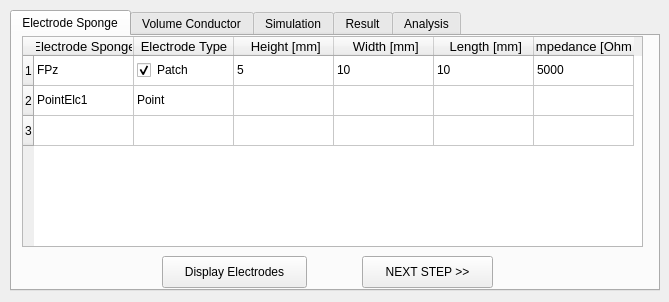
<?xml version="1.0" encoding="UTF-8"?>
<ui version="4.0">
 <class>tDCSSimulatorDialog</class>
 <widget class="QWidget" name="tDCSSimulatorDialog">
  <property name="geometry">
   <rect>
    <x>0</x>
    <y>0</y>
    <width>669</width>
    <height>302</height>
   </rect>
  </property>
  <property name="windowTitle">
   <string>tDCSSimulatorDialog</string>
  </property>
  <widget class="QTabWidget" name="tabWidget">
   <property name="geometry">
    <rect>
     <x>10</x>
     <y>10</y>
     <width>650</width>
     <height>281</height>
    </rect>
   </property>
   <property name="currentIndex">
    <number>0</number>
   </property>
   <widget class="QWidget" name="Electrode Sponge">
    <attribute name="title">
     <string>Electrode Sponge</string>
    </attribute>
    <widget class="QTableWidget" name="tableWidget">
     <property name="geometry">
      <rect>
       <x>10</x>
       <y>0</y>
       <width>621</width>
       <height>211</height>
      </rect>
     </property>
     <property name="rowCount">
      <number>3</number>
     </property>
     <property name="columnCount">
      <number>6</number>
     </property>
     <row/>
     <row/>
     <row/>
     <column>
      <property name="text">
       <string>Electrode Sponge</string>
      </property>
      <property name="font">
       <font>
        <pointsize>10</pointsize>
       </font>
      </property>
     </column>
     <column>
      <property name="text">
       <string>Electrode Type</string>
      </property>
      <property name="font">
       <font>
        <pointsize>10</pointsize>
       </font>
      </property>
     </column>
     <column>
      <property name="text">
       <string> Height [mm]</string>
      </property>
      <property name="font">
       <font>
        <pointsize>10</pointsize>
       </font>
      </property>
     </column>
     <column>
      <property name="text">
       <string> Width [mm]</string>
      </property>
      <property name="font">
       <font>
        <pointsize>10</pointsize>
       </font>
      </property>
     </column>
     <column>
      <property name="text">
       <string> Length [mm]</string>
      </property>
      <property name="font">
       <font>
        <pointsize>10</pointsize>
       </font>
      </property>
     </column>
     <column>
      <property name="text">
       <string>Impedance [Ohm]</string>
      </property>
      <property name="font">
       <font>
        <pointsize>10</pointsize>
       </font>
      </property>
     </column>
     <item row="0" column="0">
      <property name="text">
       <string>FPz</string>
      </property>
     </item>
     <item row="0" column="1">
      <property name="text">
       <string>Patch</string>
      </property>
      <property name="checkState">
       <enum>Checked</enum>
      </property>
      <property name="flags">
       <set>ItemIsSelectable|ItemIsEditable|ItemIsUserCheckable|ItemIsEnabled</set>
      </property>
     </item>
     <item row="0" column="2">
      <property name="text">
       <string>5</string>
      </property>
     </item>
     <item row="0" column="3">
      <property name="text">
       <string>10</string>
      </property>
     </item>
     <item row="0" column="4">
      <property name="text">
       <string>10</string>
      </property>
     </item>
     <item row="0" column="5">
      <property name="text">
       <string>5000</string>
      </property>
     </item>
     <item row="1" column="0">
      <property name="text">
       <string>PointElc1</string>
      </property>
     </item>
     <item row="1" column="1">
      <property name="text">
       <string>Point</string>
      </property>
      <property name="checkState">
       <enum>Unchecked</enum>
      </property>
     </item>
    </widget>
    <widget class="QPushButton" name="ShowElectrodes">
     <property name="geometry">
      <rect>
       <x>150</x>
       <y>220</y>
       <width>145</width>
       <height>32</height>
      </rect>
     </property>
     <property name="text">
      <string> Display Electrodes </string>
     </property>
    </widget>
    <widget class="QPushButton" name="pushButton">
     <property name="geometry">
      <rect>
       <x>350</x>
       <y>220</y>
       <width>131</width>
       <height>32</height>
      </rect>
     </property>
     <property name="text">
      <string>NEXT STEP &gt;&gt;</string>
     </property>
    </widget>
   </widget>
   <widget class="QWidget" name="VolumeConductor">
    <attribute name="title">
     <string>Volume Conductor</string>
    </attribute>
    <widget class="QPushButton" name="pushButton_2">
     <property name="geometry">
      <rect>
       <x>260</x>
       <y>220</y>
       <width>131</width>
       <height>32</height>
      </rect>
     </property>
     <property name="text">
      <string>NEXT STEP &gt;&gt;</string>
     </property>
    </widget>
    <widget class="QWidget" name="verticalLayoutWidget">
     <property name="geometry">
      <rect>
       <x>10</x>
       <y>0</y>
       <width>241</width>
       <height>161</height>
      </rect>
     </property>
     <layout class="QVBoxLayout" name="verticalLayout">
      <item>
       <widget class="QGroupBox" name="groupBox">
        <property name="title">
         <string>Isotropic Conductivities [S/m]</string>
        </property>
        <widget class="QTableWidget" name="tableWidget_2">
         <property name="geometry">
          <rect>
           <x>10</x>
           <y>30</y>
           <width>221</width>
           <height>121</height>
          </rect>
         </property>
         <row>
          <property name="text">
           <string>Skin</string>
          </property>
         </row>
         <row>
          <property name="text">
           <string>CSF</string>
          </property>
         </row>
         <row>
          <property name="text">
           <string>Eye</string>
          </property>
         </row>
         <row>
          <property name="text">
           <string>Air</string>
          </property>
         </row>
         <row>
          <property name="text">
           <string>Sponge</string>
          </property>
         </row>
         <column>
          <property name="text">
           <string>Isotropic conductivity [S/m]</string>
          </property>
         </column>
         <item row="0" column="0">
          <property name="text">
           <string>0.33</string>
          </property>
         </item>
         <item row="1" column="0">
          <property name="text">
           <string>1.79</string>
          </property>
         </item>
         <item row="2" column="0">
          <property name="text">
           <string>1.4</string>
          </property>
         </item>
         <item row="3" column="0">
          <property name="text">
           <string>1e-15</string>
          </property>
         </item>
         <item row="4" column="0">
          <property name="text">
           <string>1.4</string>
          </property>
         </item>
        </widget>
       </widget>
      </item>
     </layout>
    </widget>
    <widget class="QWidget" name="verticalLayoutWidget_2">
     <property name="geometry">
      <rect>
       <x>260</x>
       <y>0</y>
       <width>371</width>
       <height>161</height>
      </rect>
     </property>
     <layout class="QVBoxLayout" name="verticalLayout_2">
      <item>
       <widget class="QGroupBox" name="groupBox_2">
        <property name="title">
         <string>Anisotropic (inhomogeneous) conductivities [S/m]</string>
        </property>
        <widget class="QTableWidget" name="tableWidget_3">
         <property name="geometry">
          <rect>
           <x>10</x>
           <y>30</y>
           <width>351</width>
           <height>121</height>
          </rect>
         </property>
         <row>
          <property name="text">
           <string>Skull</string>
          </property>
         </row>
         <row>
          <property name="text">
           <string>Gray matter</string>
          </property>
         </row>
         <row>
          <property name="text">
           <string>White matter</string>
          </property>
         </row>
         <column>
          <property name="text">
           <string>Inhomo. dist.</string>
          </property>
         </column>
         <column>
          <property name="text">
           <string>Radial cond.</string>
          </property>
         </column>
         <column>
          <property name="text">
           <string>Tangential cond.</string>
          </property>
         </column>
         <item row="0" column="0">
          <property name="text">
           <string/>
          </property>
          <property name="checkState">
           <enum>Checked</enum>
          </property>
         </item>
         <item row="1" column="0">
          <property name="text">
           <string/>
          </property>
          <property name="checkState">
           <enum>Checked</enum>
          </property>
          <property name="flags">
           <set>ItemIsSelectable|ItemIsDragEnabled|ItemIsUserCheckable|ItemIsEnabled</set>
          </property>
         </item>
         <item row="2" column="0">
          <property name="text">
           <string/>
          </property>
          <property name="checkState">
           <enum>Checked</enum>
          </property>
         </item>
        </widget>
       </widget>
      </item>
     </layout>
    </widget>
   </widget>
   <widget class="QWidget" name="Simulation">
    <property name="whatsThis">
     <string>Simulation</string>
    </property>
    <property name="accessibleName">
     <string/>
    </property>
    <attribute name="title">
     <string>Simulation</string>
    </attribute>
    <widget class="QPushButton" name="pushButton_3">
     <property name="geometry">
      <rect>
       <x>270</x>
       <y>220</y>
       <width>131</width>
       <height>32</height>
      </rect>
     </property>
     <property name="text">
      <string>NEXT STEP &gt;&gt;</string>
     </property>
    </widget>
    <widget class="QWidget" name="verticalLayoutWidget_5">
     <property name="geometry">
      <rect>
       <x>10</x>
       <y>0</y>
       <width>201</width>
       <height>111</height>
      </rect>
     </property>
     <layout class="QVBoxLayout" name="verticalLayout_5">
      <item>
       <widget class="QGroupBox" name="groupBox_6">
        <property name="title">
         <string>Solver settings</string>
        </property>
        <widget class="QLabel" name="label_2">
         <property name="geometry">
          <rect>
           <x>30</x>
           <y>50</y>
           <width>62</width>
           <height>16</height>
          </rect>
         </property>
         <property name="text">
          <string>Iterations:</string>
         </property>
        </widget>
        <widget class="QComboBox" name="comboBox">
         <property name="geometry">
          <rect>
           <x>40</x>
           <y>20</y>
           <width>111</width>
           <height>26</height>
          </rect>
         </property>
         <item>
          <property name="text">
           <string>MINRES</string>
          </property>
         </item>
        </widget>
        <widget class="QSpinBox" name="spinBox_2">
         <property name="geometry">
          <rect>
           <x>110</x>
           <y>50</y>
           <width>51</width>
           <height>25</height>
          </rect>
         </property>
        </widget>
        <widget class="QLabel" name="label_3">
         <property name="geometry">
          <rect>
           <x>10</x>
           <y>80</y>
           <width>101</width>
           <height>16</height>
          </rect>
         </property>
         <property name="text">
          <string>min. Residuum:</string>
         </property>
        </widget>
        <widget class="QSpinBox" name="spinBox_3">
         <property name="geometry">
          <rect>
           <x>110</x>
           <y>80</y>
           <width>51</width>
           <height>25</height>
          </rect>
         </property>
        </widget>
       </widget>
      </item>
     </layout>
    </widget>
    <widget class="QWidget" name="verticalLayoutWidget_6">
     <property name="geometry">
      <rect>
       <x>220</x>
       <y>0</y>
       <width>421</width>
       <height>211</height>
      </rect>
     </property>
     <layout class="QVBoxLayout" name="verticalLayout_6">
      <item>
       <widget class="QGroupBox" name="groupBox_7">
        <property name="title">
         <string>Injected Current Pattern (right hand side)</string>
        </property>
        <widget class="QTableWidget" name="tableWidget_5">
         <property name="geometry">
          <rect>
           <x>0</x>
           <y>20</y>
           <width>421</width>
           <height>192</height>
          </rect>
         </property>
         <row>
          <property name="text">
           <string>1</string>
          </property>
         </row>
         <row>
          <property name="text">
           <string>2</string>
          </property>
         </row>
         <column>
          <property name="text">
           <string>Electrode</string>
          </property>
         </column>
         <column>
          <property name="text">
           <string>Injecting?</string>
          </property>
         </column>
         <column>
          <property name="text">
           <string>Current intensity [mA]</string>
          </property>
         </column>
         <item row="0" column="0">
          <property name="text">
           <string>Fpz</string>
          </property>
         </item>
         <item row="0" column="1">
          <property name="text">
           <string/>
          </property>
          <property name="checkState">
           <enum>Checked</enum>
          </property>
         </item>
         <item row="0" column="2">
          <property name="text">
           <string>2</string>
          </property>
         </item>
         <item row="1" column="0">
          <property name="text">
           <string>PointElc1</string>
          </property>
         </item>
         <item row="1" column="1">
          <property name="text">
           <string/>
          </property>
          <property name="checkState">
           <enum>Checked</enum>
          </property>
         </item>
         <item row="1" column="2">
          <property name="text">
           <string>-2</string>
          </property>
         </item>
        </widget>
       </widget>
      </item>
     </layout>
    </widget>
   </widget>
   <widget class="QWidget" name="Result">
    <attribute name="title">
     <string>Result</string>
    </attribute>
    <widget class="QPushButton" name="pushButton_4">
     <property name="geometry">
      <rect>
       <x>260</x>
       <y>220</y>
       <width>131</width>
       <height>32</height>
      </rect>
     </property>
     <property name="text">
      <string>NEXT STEP &gt;&gt;</string>
     </property>
    </widget>
    <widget class="QWidget" name="verticalLayoutWidget_7">
     <property name="geometry">
      <rect>
       <x>230</x>
       <y>20</y>
       <width>211</width>
       <height>191</height>
      </rect>
     </property>
     <layout class="QVBoxLayout" name="verticalLayout_7">
      <item>
       <widget class="QGroupBox" name="groupBox_8">
        <property name="title">
         <string>Choose your plot</string>
        </property>
        <widget class="QComboBox" name="comboBox_2">
         <property name="geometry">
          <rect>
           <x>10</x>
           <y>70</y>
           <width>171</width>
           <height>26</height>
          </rect>
         </property>
         <item>
          <property name="text">
           <string>Potential</string>
          </property>
         </item>
         <item>
          <property name="text">
           <string>Current Density</string>
          </property>
         </item>
         <item>
          <property name="text">
           <string>Electrical Field</string>
          </property>
         </item>
        </widget>
        <widget class="QComboBox" name="comboBox_3">
         <property name="geometry">
          <rect>
           <x>10</x>
           <y>100</y>
           <width>171</width>
           <height>26</height>
          </rect>
         </property>
         <item>
          <property name="text">
           <string>Skin</string>
          </property>
         </item>
         <item>
          <property name="text">
           <string>Gray matter</string>
          </property>
         </item>
         <item>
          <property name="text">
           <string>Electrodes</string>
          </property>
         </item>
         <item>
          <property name="text">
           <string>Eyes</string>
          </property>
         </item>
         <item>
          <property name="text">
           <string>White matter</string>
          </property>
         </item>
         <item>
          <property name="text">
           <string>Skull</string>
          </property>
         </item>
         <item>
          <property name="text">
           <string>CSF</string>
          </property>
         </item>
         <item>
          <property name="text">
           <string>Air</string>
          </property>
         </item>
         <item>
          <property name="text">
           <string>No Tissue</string>
          </property>
         </item>
        </widget>
        <widget class="QComboBox" name="comboBox_4">
         <property name="geometry">
          <rect>
           <x>10</x>
           <y>130</y>
           <width>171</width>
           <height>26</height>
          </rect>
         </property>
         <item>
          <property name="text">
           <string>No anatomical region</string>
          </property>
         </item>
         <item>
          <property name="text">
           <string/>
          </property>
         </item>
        </widget>
        <widget class="QComboBox" name="comboBox_5">
         <property name="geometry">
          <rect>
           <x>10</x>
           <y>40</y>
           <width>171</width>
           <height>26</height>
          </rect>
         </property>
         <item>
          <property name="text">
           <string>Mesh Surface Plot</string>
          </property>
         </item>
         <item>
          <property name="text">
           <string>Mesh Plot</string>
          </property>
         </item>
        </widget>
        <widget class="QPushButton" name="pushButton_7">
         <property name="geometry">
          <rect>
           <x>40</x>
           <y>160</y>
           <width>114</width>
           <height>32</height>
          </rect>
         </property>
         <property name="text">
          <string>Display</string>
         </property>
        </widget>
       </widget>
      </item>
     </layout>
    </widget>
   </widget>
   <widget class="QWidget" name="Analysis">
    <attribute name="title">
     <string>Analysis</string>
    </attribute>
    <widget class="QGroupBox" name="groupBox_4">
     <property name="geometry">
      <rect>
       <x>0</x>
       <y>0</y>
       <width>641</width>
       <height>121</height>
      </rect>
     </property>
     <property name="title">
      <string>Current density statistics for ROIs</string>
     </property>
     <widget class="QTableView" name="tableView">
      <property name="geometry">
       <rect>
        <x>0</x>
        <y>20</y>
        <width>641</width>
        <height>91</height>
       </rect>
      </property>
     </widget>
    </widget>
    <widget class="QWidget" name="verticalLayoutWidget_3">
     <property name="geometry">
      <rect>
       <x>0</x>
       <y>120</y>
       <width>161</width>
       <height>101</height>
      </rect>
     </property>
     <layout class="QVBoxLayout" name="verticalLayout_3">
      <item>
       <widget class="QGroupBox" name="groupBox_3">
        <property name="title">
         <string>ROIs</string>
        </property>
        <widget class="QRadioButton" name="radioButton_2">
         <property name="geometry">
          <rect>
           <x>10</x>
           <y>20</y>
           <width>111</width>
           <height>20</height>
          </rect>
         </property>
         <property name="text">
          <string>Yale Atlas</string>
         </property>
         <property name="checked">
          <bool>true</bool>
         </property>
        </widget>
        <widget class="QRadioButton" name="radioButton">
         <property name="geometry">
          <rect>
           <x>10</x>
           <y>40</y>
           <width>91</width>
           <height>20</height>
          </rect>
         </property>
         <property name="text">
          <string>Freesurfer</string>
         </property>
        </widget>
        <widget class="QRadioButton" name="radioButton_3">
         <property name="geometry">
          <rect>
           <x>10</x>
           <y>60</y>
           <width>141</width>
           <height>20</height>
          </rect>
         </property>
         <property name="text">
          <string>Talairach daemon</string>
         </property>
        </widget>
       </widget>
      </item>
     </layout>
    </widget>
    <widget class="QWidget" name="verticalLayoutWidget_4">
     <property name="geometry">
      <rect>
       <x>170</x>
       <y>120</y>
       <width>471</width>
       <height>101</height>
      </rect>
     </property>
     <layout class="QVBoxLayout" name="verticalLayout_4">
      <item>
       <widget class="QGroupBox" name="groupBox_5">
        <property name="title">
         <string>Specify ROI</string>
        </property>
        <widget class="QTableWidget" name="tableWidget_4">
         <property name="geometry">
          <rect>
           <x>10</x>
           <y>20</y>
           <width>341</width>
           <height>71</height>
          </rect>
         </property>
         <row>
          <property name="text">
           <string>1</string>
          </property>
         </row>
         <column>
          <property name="text">
           <string>X</string>
          </property>
         </column>
         <column>
          <property name="text">
           <string>Y</string>
          </property>
         </column>
         <column>
          <property name="text">
           <string>Z</string>
          </property>
         </column>
         <column>
          <property name="text">
           <string>Radius</string>
          </property>
         </column>
        </widget>
        <widget class="QRadioButton" name="radioButton_4">
         <property name="geometry">
          <rect>
           <x>360</x>
           <y>50</y>
           <width>51</width>
           <height>20</height>
          </rect>
         </property>
         <property name="text">
          <string>Tal</string>
         </property>
        </widget>
        <widget class="QRadioButton" name="radioButton_5">
         <property name="geometry">
          <rect>
           <x>410</x>
           <y>50</y>
           <width>51</width>
           <height>20</height>
          </rect>
         </property>
         <property name="text">
          <string>MNI</string>
         </property>
        </widget>
        <widget class="QPushButton" name="pushButton_5">
         <property name="geometry">
          <rect>
           <x>350</x>
           <y>70</y>
           <width>114</width>
           <height>32</height>
          </rect>
         </property>
         <property name="text">
          <string>Analyze</string>
         </property>
        </widget>
        <widget class="QLabel" name="label">
         <property name="geometry">
          <rect>
           <x>360</x>
           <y>20</y>
           <width>62</width>
           <height>16</height>
          </rect>
         </property>
         <property name="text">
          <string># Points:</string>
         </property>
        </widget>
        <widget class="QSpinBox" name="spinBox">
         <property name="geometry">
          <rect>
           <x>420</x>
           <y>20</y>
           <width>41</width>
           <height>25</height>
          </rect>
         </property>
        </widget>
       </widget>
      </item>
     </layout>
    </widget>
    <widget class="QPushButton" name="pushButton_6">
     <property name="geometry">
      <rect>
       <x>260</x>
       <y>220</y>
       <width>141</width>
       <height>32</height>
      </rect>
     </property>
     <property name="text">
      <string>Show Histograms</string>
     </property>
    </widget>
   </widget>
  </widget>
 </widget>
 <layoutdefault spacing="6" margin="11"/>
 <resources/>
 <connections/>
</ui>
